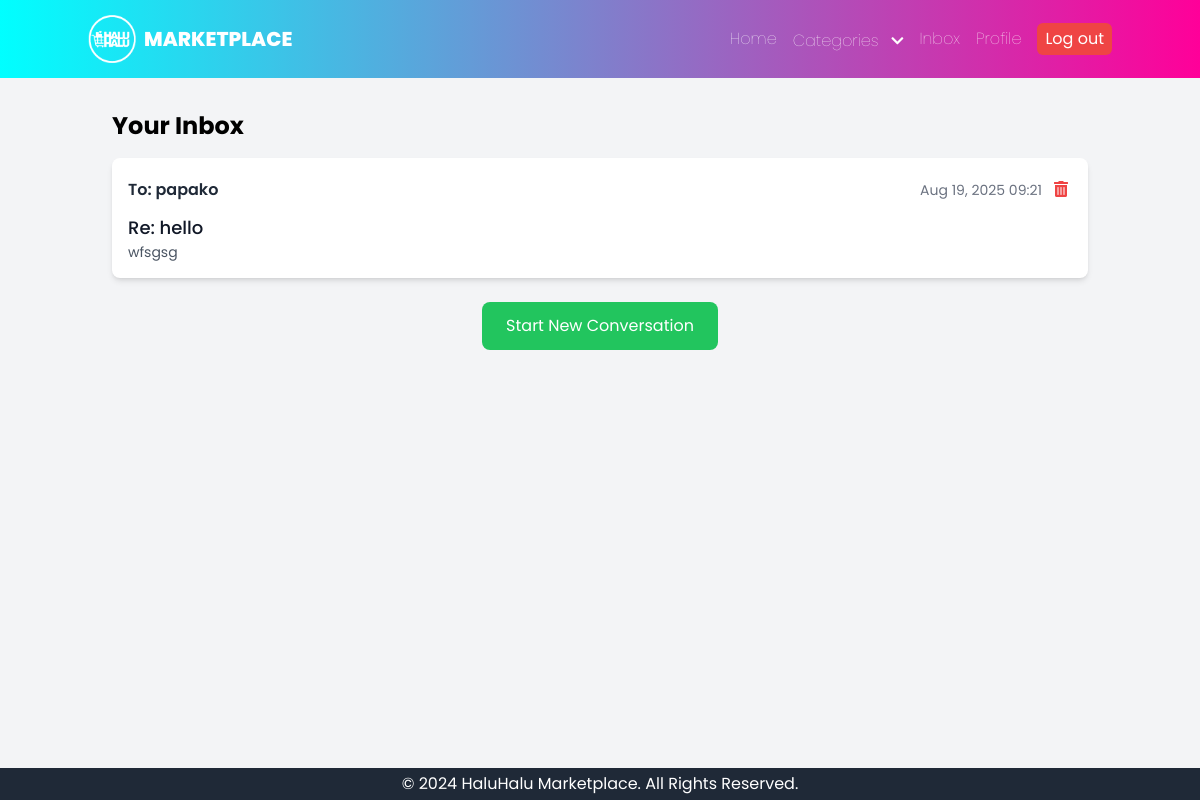
Page /messages/inbox/ (signed in) on the committed database.
### core/models.py (models this page shows, shortened)
class Message(models.Model):
    sender = models.ForeignKey(settings.AUTH_USER_MODEL, on_delete=models.CASCADE, related_name='sent_messages')
    receiver = models.ForeignKey(settings.AUTH_USER_MODEL, on_delete=models.CASCADE, related_name='received_messages')
    subject = models.CharField(max_length=255)
    body = models.TextField()
    sent_at = models.DateTimeField(auto_now_add=True)
    is_read = models.BooleanField(default=False)
    parent_message = models.ForeignKey('self', on_delete=models.SET_NULL, null=True, blank=True, related_name='replies')
    conversation_starter = models.ForeignKey('self', on_delete=models.SET_NULL, null=True, blank=True, related_name='conversation_messages_set')
    is_deleted_by_sender = models.BooleanField(default=False)
    is_deleted_by_receiver = models.BooleanField(default=False)
    class Meta:
        ordering = ['sent_at']

class CustomUser(AbstractUser):
    profile_pic = models.ImageField(upload_to='profile_pics', null=True, blank=True)

### core/views.py (the view)
# urls.py: path('messages/inbox/', InboxView.as_view(), name='inbox'),
class InboxView(LoginRequiredMixin, ListView):
    model = Message
    template_name = 'core/inbox.html'
    context_object_name = 'conversations'
    paginate_by = 10
    login_url = 'login'
    def get_queryset(self):
        user = self.request.user
        user_involved_conversation_starter_ids = Message.objects.filter(
            Q(sender=user, is_deleted_by_sender=False) | Q(receiver=user, is_deleted_by_receiver=False)
        ).values_list('conversation_starter__pk', flat=True)  # Get starter PKs of all involved messages
        user_involved_initial_message_ids = Message.objects.filter(
            Q(sender=user, is_deleted_by_sender=False, conversation_starter__isnull=True) |
            Q(receiver=user, is_deleted_by_receiver=False, conversation_starter__isnull=True)
        ).values_list('pk', flat=True)
        unique_starter_pks = set(list(user_involved_conversation_starter_ids) + list(user_involved_initial_message_ids))
        unique_starter_pks.discard(None)  # Remove None if present
        valid_conversation_starters = Message.objects.filter(
            pk__in=list(unique_starter_pks)
        ).filter(
            Q(sender=user, is_deleted_by_sender=False) | Q(receiver=user, is_deleted_by_receiver=False)
        )
        latest_messages_per_conversation = []
        for starter in valid_conversation_starters:
            latest_message_in_thread = Message.objects.filter(
                Q(conversation_starter=starter) | Q(pk=starter.pk)  # All messages related to this starter
            ).filter(
                Q(sender=user, is_deleted_by_sender=False) | Q(receiver=user, is_deleted_by_receiver=False)
            ).order_by('-sent_at').first()
            if latest_message_in_thread:
                latest_messages_per_conversation.append(latest_message_in_thread)
        return sorted(latest_messages_per_conversation, key=lambda x: x.sent_at, reverse=True)

### core/context_processors.py (called while the page is built)
def categories_processor(request):
    unique_categories = Product.objects.values_list('category', flat=True).distinct().order_by('category')
    return {'categories': unique_categories}

### core/templates/core/inbox.html (shortened to what this page needs)
{% extends 'base.html' %}
{% block content %}
<h2 class="text-2xl font-bold mb-4">Your Inbox</h2>
{% if conversations %}
    <div class="space-y-4">
        {% for message in conversations %}
            <div class="block bg-white rounded-lg shadow-md p-4 hover:shadow-lg transition-shadow duration-200 relative">
                <a href="{% url 'message_detail' message.conversation_starter.pk|default:message.pk %}" class="block">
                    <div class="flex justify-between items-center mb-2">
                        <span class="font-semibold text-gray-800">
                            {% if request.user == message.sender %}
                                To: {{ message.receiver.username }}
                            {% else %}
                                From: {{ message.sender.username }}
                            {% endif %}
                        </span>
                        <div class="flex items-center gap-2">
                            <span class="text-sm text-gray-500">{{ message.sent_at|date:"M d, Y H:i" }}</span>
                            <form action="{% url 'delete_conversation' message.conversation_starter.pk|default:message.pk %}" method="post" onsubmit="return confirm('Are you sure you want to delete this conversation? This will only remove it from your view.');">
                                <button type="submit" class="text-red-500 hover:text-red-700 p-1 rounded-full focus:outline-none focus:ring-2 focus:ring-red-500" aria-label="Delete conversation">
                                    <i class="fas fa-trash-alt"></i>
                                </button>
                            </form>
                        </div>
                    </div>
                    <h3 class="text-lg font-medium text-gray-900">{{ message.subject }}</h3>
                    <p class="text-gray-600 text-sm line-clamp-2">{{ message.body }}</p>
                </a>
            </div>
        {% endfor %}
    </div>
{% else %}
    <p class="text-gray-600">Your inbox is empty. No conversations yet.</p>
{% endif %}
<div class="mt-6 text-center">
    <a href="{% url 'message_send' %}" class="px-6 py-3 bg-green-500 text-white rounded-lg hover:bg-green-600 inline-block">Start New Conversation</a>
</div>
{% endblock %}

### core/templates/base.html (style rules this page uses)
body { font-family: 'Poppins', sans-serif; }

### rows in the picture
Message: receiver.username "papako", sent_at "Aug 19, 2025 09:21", subject "Re: hello", body "wfsgsg"
